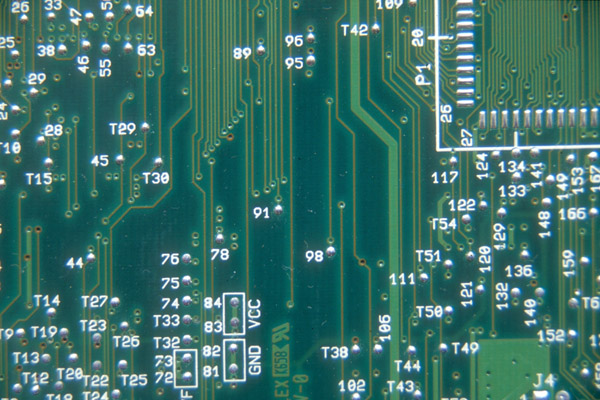
#> input picture circuit/circuito.jpg, 600 x 400 px
$ python main.py
#> lines starting #> are read from the running program, lines starting #| are printed output that depends on the picture; after the words box and inside, x2 and y2 are one past the last pixel; in counts of white or black regions, pixels touching at a corner belong together
import cv2
import numpy as np

def main():
    img = cv2.imread('circuito.jpg')
#> img is the input picture: shape (400, 600, 3); mean B, G, R 104.5, 112.8, 58.9

    # Convert to grayscale
    gray = cv2.cvtColor(img, cv2.COLOR_BGR2GRAY)
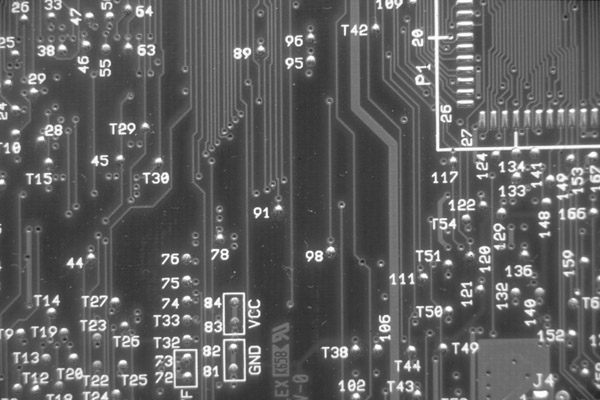
#> gray: shape (400, 600); min 26, max 255, mean 95.8


    _, thresh = cv2.threshold(gray, 0, 255, cv2.THRESH_BINARY | cv2.THRESH_OTSU)
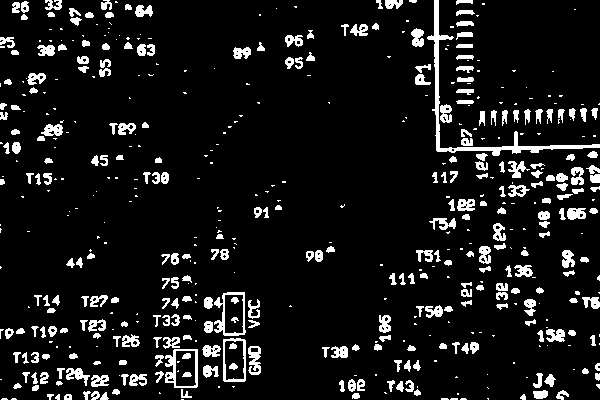
#> thresh: shape (400, 600); 9.1% white; 529 white regions (240 under 20 px), largest, box (x1, y1, x2, y2) and area: (427, 0, 600, 156) 1531, (165, 349, 198, 388) 435, (214, 292, 246, 336) 418

    # remove upper right corner 180x180


    size = 240
    thresh[0:size, thresh.shape[1]-size:thresh.shape[1]] = 0
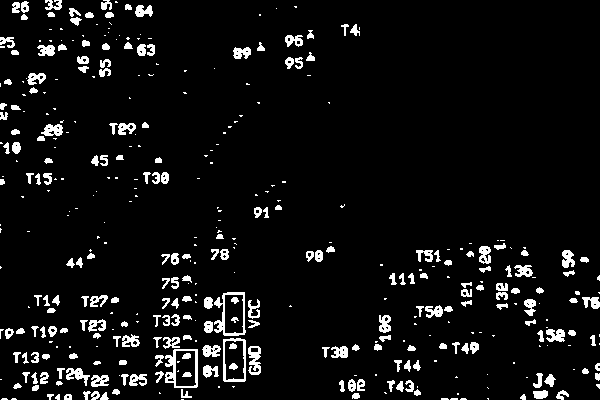
#> thresh: shape (400, 600); 6.3% white; 405 white regions (187 under 20 px), largest, box (x1, y1, x2, y2) and area: (165, 349, 198, 388) 435, (214, 292, 246, 336) 418, (223, 338, 246, 382) 312

    # create T shape kernel
    shape = [
              [0,1,1,1,1,1,1,0,0],
              [0,1,1,1,1,1,1,1,0],
              [0,0,0,1,1,0,0,0,0],
              [0,0,0,1,1,0,0,0,0],
              [0,0,0,1,1,0,0,0,0],
              [0,0,0,1,1,0,0,0,0],
              [0,0,0,1,1,0,0,0,0],
              [0,0,0,1,1,0,0,0,0],
              [0,0,0,1,1,0,0,0,0],
              [0,0,0,0,1,0,0,0,0],
              [0,0,0,0,1,0,0,0,0],
            ]

    t = np.array(shape, dtype=np.uint8)

    # create reversed T shape kernel

    inv_t = np.array(shape[::-1], dtype=np.uint8)


    # apply kernel
    erode = cv2.erode(thresh, t, iterations=1)
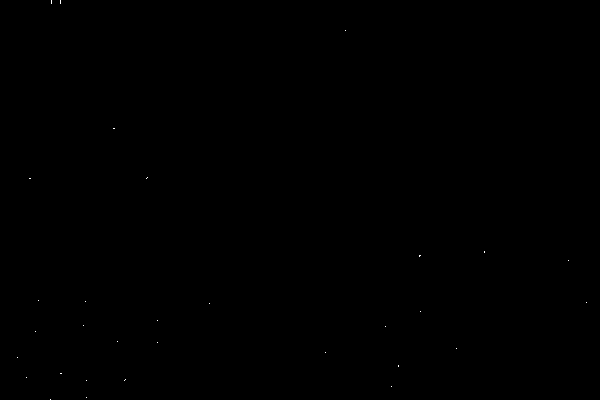
#> erode: shape (400, 600); 0.02% white in thin lines or dots
    dilate = cv2.dilate(erode, inv_t, iterations=1)
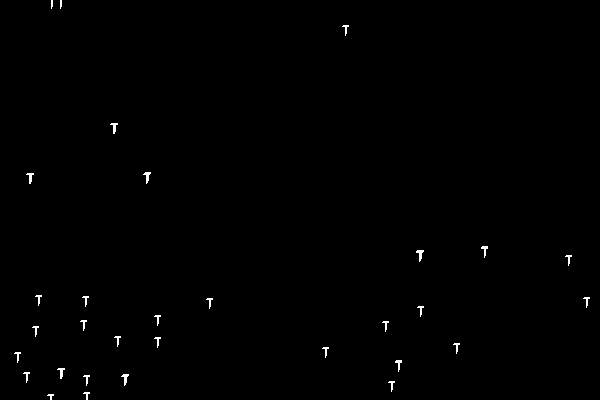
#> dilate: shape (400, 600); 0.4% white in thin lines or dots

    result = cv2.cvtColor(dilate, cv2.COLOR_GRAY2BGR)
#> result: shape (400, 600, 3); 0.4% white in thin lines or dots

    # count white objects
    contours, hierarchy = cv2.findContours(dilate, cv2.RETR_TREE, cv2.CHAIN_APPROX_SIMPLE)
#> contours = 31 contours, 23 with area under 20; largest, box (x1, y1, x2, y2) and area: (416, 250, 424, 262) 29, (121, 374, 129, 386) 28, (143, 172, 151, 184) 28, (57, 368, 65, 379) 24, (26, 173, 34, 184) 24, (110, 123, 118, 134) 24, (395, 360, 402, 372) 20, (481, 246, 488, 258) 20
    print('Total objects: {}'.format(len(contours)))
#| Total objects: 31

    # add dilate as overlay with opacity 0.5 in img
    overlay = img.copy()
    alpha = 0.5
    cv2.addWeighted(result, alpha, overlay, 1 - alpha, 0, overlay)
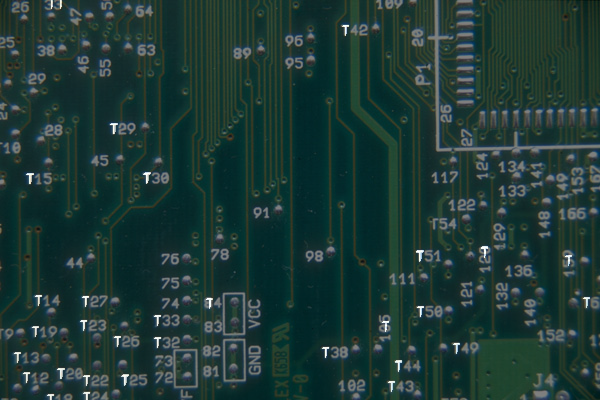
#> overlay: shape (400, 600, 3); mean B, G, R 52.8, 56.9, 30

    # show image

    cv2.imshow('binary', overlay)
    cv2.waitKey(0)

    cv2.imwrite('result.png', overlay)

if __name__ == '__main__':
    main()
